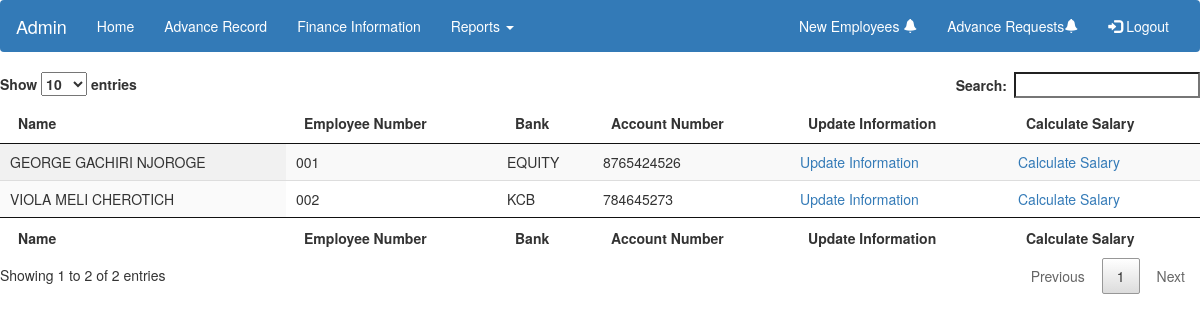
Page /hr_home.php on the committed database.
### tables this page shows
CREATE TABLE IF NOT EXISTS `employee` (
  `id` int(11) NOT NULL,
  `employee_no` varchar(60) NOT NULL,
  `first_name` varchar(20) NOT NULL,
  `second_name` varchar(20) NOT NULL,
  `last_name` varchar(20) NOT NULL,
  `id_no` int(15) NOT NULL,
  `employee_rank` varchar(20) NOT NULL,
  `acount_no` varchar(60) NOT NULL,
  `bank_name` varchar(25) NOT NULL,
  `phone_no` int(20) NOT NULL,
  `email_adress` varchar(50) NOT NULL,
  `gender` varchar(20) NOT NULL,
  `date_of_birth` varchar(20) NOT NULL,
  `place_of_residence` varchar(220) NOT NULL,
  `religion` varchar(20) NOT NULL,
  `password` varchar(60) NOT NULL,
  `status` varchar(60) NOT NULL
);

### hr_home.php (the view, shortened to what this page needs)
<?php
    include('hr_dashboard.php');
    $db_host = 'localhost';
    $db_user = 'root';
    $db_pass = '';
    $db_name = 'payroll';
    $conn = mysqli_connect($db_host, $db_user, $db_pass, $db_name);
    $sql = "SELECT first_name, second_name, last_name, employee_no,bank_name,acount_no FROM employee WHERE status='verified'";
    $query = mysqli_query($conn, $sql);
?>
<!DOCTYPE html>
<html>
<head>
	<link rel="stylesheet" type="text/css" href="datatables.min.css"/>
</head>
<body>
	<table id="example" class="display" style="width:100%">
        <thead>
            <tr>
                <th>Name</th>
                <th>Employee Number</th>
                <th>Bank</th>
                <th>Account Number</th>
                <th>Update Information</th>
                <th>Calculate Salary</th>
            </tr>
        </thead>
        <tbody>
            <?php
              while ($row = mysqli_fetch_array($query))
              {
                echo
               '<tr>
                    <td>'.$row['first_name'].' '.$row['second_name'].' '.$row['last_name'].'</td>
                    <td>'.$row['employee_no'].'</td></a>
                    <td>'.$row['bank_name'].'</td>
                    <td>'.$row['acount_no'].'</td>
                    <td><a href="update_info.php?employeeNumber='.$row['employee_no'].'">Update Information</td>
                    <td><a href="payroll_calc.php?employeeNumber='.$row['employee_no'].'">Calculate Salary</td>
                </tr>';
              }
            ?>
        </tbody>
        <tfoot>
            <tr>
                <th>Name</th>
                <th>Employee Number</th>
                <th>Bank</th>
                <th>Account Number</th>
                <th>Update Information</th>
                <th>Calculate Salary</th>
            </tr>
        </tfoot>
    </table>
</body>
</html>

### rows in the picture
employee: first_name "GEORGE", second_name "GACHIRI", last_name "NJOROGE", employee_no "001", bank_name "EQUITY", acount_no "8765424526"
employee: first_name "VIOLA", second_name "MELI", last_name "CHEROTICH", employee_no "002", bank_name "KCB", acount_no "784645273"
